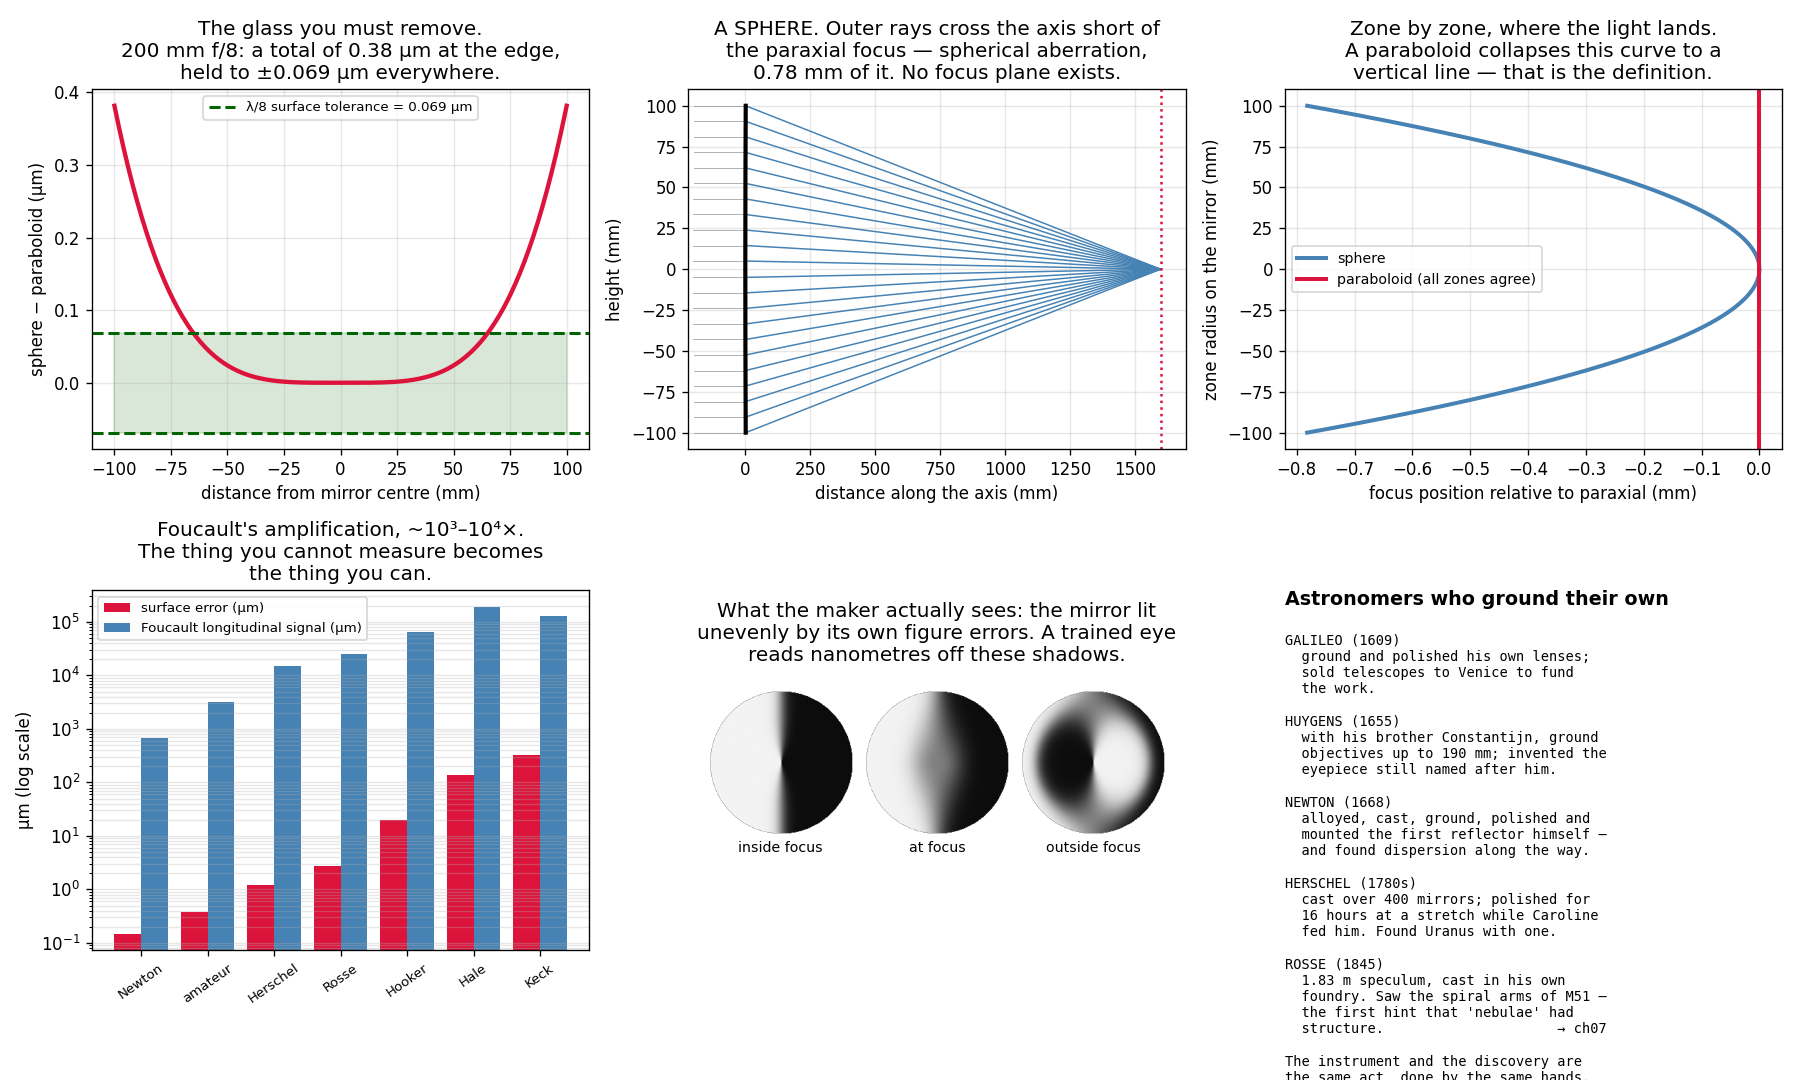

Write the Python code that produced this figure.
"""What "grinding a mirror" actually means: a craft carried out at the wavelength of light.

Newton did not commission his telescope. He built it: he alloyed the speculum metal
himself (copper, tin, a little arsenic), cast it, ground it on a pitch lap, polished
it with putty powder, and mounted it in a tube he made. The Royal Society elected
him a Fellow in 1672 on the strength of that object.

The reason this is skilled work rather than mere labour is a piece of geometry.
Grinding two glass discs against each other with abrasive between them naturally
produces a SPHERE — the only surface that can slide against its mate in every
orientation. But a sphere does not focus parallel light to a point; only a
PARABOLOID does. So every mirror maker must start with what nature gives (a sphere)
and then deliberately deform it into what optics demands (a paraboloid).

The size of that deformation is the whole story:

    sphere:      z ≈ r²/(2R) + r⁴/(8R³) + …
    paraboloid:  z  = r²/(2R)                   (with R = 2f)
    difference:  Δz = r⁴/(8R³) = D/(1024 N³)    for a mirror of f-ratio N

For a 200 mm f/8 mirror that is 0.38 micrometres — and the tolerance on it is a
fraction of a wavelength of light. You are hand-sculpting glass to a precision of
tens of nanometres, using your thumbs, over several weeks.

    phenomenon:   a sphere blurs starlight; a paraboloid does not
    simulation:   trace rays off both surfaces and find where they cross the axis
    dissection:   compute the sphere/paraboloid sag difference and compare it to
                  the Rayleigh λ/8 surface tolerance
    formula:      the Foucault knife-edge test converts that sub-micron surface
                  error into a longitudinal displacement of D/(8N) — millimetres,
                  measurable with a screw. That amplification is why amateurs can
                  do this at all.
"""
from pathlib import Path

import matplotlib.pyplot as plt
import numpy as np
import torch

LAMBDA = 550e-6            # mm — green light, the wavelength the eye peaks at


def sag_sphere(r, R):
    """Exact spherical sag: R − sqrt(R² − r²)."""
    return R - torch.sqrt(R**2 - r**2)


def sag_parabola(r, R):
    """Paraboloid with the same paraxial curvature: z = r²/(2R), R = 2f."""
    return r**2 / (2 * R)


def marginal_focus(r, R):
    """Where a ray striking a SPHERE at height r crosses the axis.

    The normal at the surface point P points at the centre of curvature C = (0, R).
    Reflecting the incoming ray d = (0, −1) about that normal and intersecting the
    result with the axis gives, after the algebra collapses,

        z_focus = R − R² / (2·sqrt(R² − r²))

    which tends to the paraxial R/2 as r → 0 and walks INWARD as r grows. That walk
    is spherical aberration; to first order it is r²/(4R).
    """
    return R - R**2 / (2 * torch.sqrt(R**2 - r**2))


print("THE PROBLEM: grinding makes a sphere, optics wants a paraboloid.\n")
print("  mirror                  D (mm)   f/N    R = 2f (mm)   Δz sphere→parabola")
print("                                                        (µm)      in λ")
MIRRORS = [("Newton 1668 (speculum)", 33.0, 6.0),
           ("amateur classic", 200.0, 8.0),
           ("Herschel 40-foot 1789", 1220.0, 10.0),
           ("Rosse 'Leviathan' 1845", 1830.0, 9.0),
           ("Hooker 100-inch 1917", 2540.0, 5.0),
           ("Hale 200-inch 1948", 5080.0, 3.3),
           ("Keck segment", 1800.0, 1.75)]
for name, D, N in MIRRORS:
    f = N * D
    R = 2 * f
    r = torch.tensor(D / 2, dtype=torch.float64)
    dz = float(sag_sphere(r, torch.tensor(R)) - sag_parabola(r, torch.tensor(R)))
    print(f"  {name:24s} {D:6.0f}  f/{N:<5.2f} {R:9.0f}     {dz*1000:8.2f}   "
          f"{dz/LAMBDA:7.2f}λ")

print()
print("Now the tolerance. Rayleigh's criterion: the WAVEFRONT must be good to λ/4.")
print("Reflection doubles any surface error, so the SURFACE must be good to λ/8:")
print(f"  λ/8 = {LAMBDA/8*1e6:.1f} nm = {LAMBDA/8*1000:.4f} µm\n")
print("  mirror                  Δz to remove   tolerance λ/8   Δz / tolerance")
for name, D, N in MIRRORS:
    R = 2 * N * D
    r = torch.tensor(D / 2, dtype=torch.float64)
    dz = float(sag_sphere(r, torch.tensor(R)) - sag_parabola(r, torch.tensor(R)))
    tol = LAMBDA / 8
    print(f"  {name:24s} {dz*1000:9.2f} µm   {tol*1000:9.4f} µm   {dz/tol:10.1f}×")
print()
print("Read the last column as: 'how many times over must I get this right?'")
print("You must remove a specific sub-micron amount of glass from specific zones,")
print("and land within a few per cent of it. There is no instrument in 1668, or in")
print("1845, that measures 70 nanometres directly.\n")

# --- the Foucault test: turn 70 nm into 3 mm ---
print("THE TRICK THAT MAKES IT POSSIBLE — Foucault's knife-edge test (1858).")
print()
print("Put a point source at the centre of curvature and look at the returning light")
print("with a knife edge. Different ZONES of a paraboloid have different centres of")
print("curvature, spread longitudinally by")
print()
print("    Δ_long = r²/R = D²/(8f) = D/(8N)")
print()
print("  mirror                  surface error   longitudinal spread   amplification")
for name, D, N in MIRRORS:
    R = 2 * N * D
    r = torch.tensor(D / 2, dtype=torch.float64)
    dz = float(sag_sphere(r, torch.tensor(R)) - sag_parabola(r, torch.tensor(R)))
    long_spread = D / (8 * N)
    print(f"  {name:24s} {dz*1000:9.3f} µm   {long_spread:12.2f} mm      "
          f"{long_spread/dz:10.0f}×")
print()
print("A 0.38 µm difference in the GLASS becomes a 3.1 mm difference in WHERE THE")
print("LIGHT CROSSES — an amplification of about 8000×, and 3 mm is measurable with")
print("a cheap screw gauge. Foucault's test is the reason mirror-making left the")
print("guild and reached the kitchen table; it is still how amateurs figure mirrors")
print("today, unchanged in principle since 1858.\n")

# --- what a sphere actually costs you ---
D_TEST, N_TEST = 200.0, 8.0
R_TEST = 2 * N_TEST * D_TEST
rr = torch.linspace(1.0, D_TEST / 2, 200, dtype=torch.float64)
foci = marginal_focus(rr, torch.tensor(R_TEST))
paraxial = R_TEST / 2
f_test = N_TEST * D_TEST
long_ab = float(paraxial - foci.min())
# A marginal ray converges with slope r/f, so missing focus by long_ab leaves it
# long_ab*r/f off-axis at the paraxial focal plane. Diameter is twice that.
blur = 2 * long_ab * (D_TEST / 2) / f_test
blur_arcsec = blur / f_test * 206265
diff_arcsec = 1.22 * LAMBDA / D_TEST * 206265
print(f"A {D_TEST:.0f} mm f/{N_TEST:.0f} SPHERE, left unparabolised:")
print(f"  paraxial focus at {paraxial:.2f} mm, marginal focus at {float(foci.min()):.2f} mm")
print(f"  longitudinal spherical aberration = {long_ab:.3f} mm"
      f"   (closed form r²/4R = {(D_TEST/2)**2/(4*R_TEST):.3f} mm ✓)")
print(f"  star image diameter at the paraxial focus = {blur*1000:.1f} µm = "
      f"{blur_arcsec:.2f} arcsec")
print(f"  the diffraction limit for this aperture is {diff_arcsec:.2f} arcsec")
print(f"  → the unparabolised sphere is {blur_arcsec/diff_arcsec:.0f}× worse than the "
      f"mirror is capable of.")
print()
print("This is what those weeks of polishing buy. Not a better telescope — the SAME")
print("telescope, finally performing at the limit physics allows.")

# --- visualization ---
fig = plt.figure(figsize=(15, 9))
gs = fig.add_gridspec(2, 3)

# Panel 1: the two surfaces, difference exaggerated
ax = fig.add_subplot(gs[0, 0])
r_plot = torch.linspace(-D_TEST / 2, D_TEST / 2, 300, dtype=torch.float64)
zs = sag_sphere(r_plot.abs(), torch.tensor(R_TEST))
zp = sag_parabola(r_plot.abs(), torch.tensor(R_TEST))
ax.plot(r_plot, (zs - zp) * 1000, color="crimson", lw=2.6)
ax.axhline(LAMBDA / 8 * 1000, color="darkgreen", ls="--", lw=1.8,
           label=f"λ/8 surface tolerance = {LAMBDA/8*1000:.3f} µm")
ax.axhline(-LAMBDA / 8 * 1000, color="darkgreen", ls="--", lw=1.8)
ax.fill_between(r_plot, -LAMBDA / 8 * 1000, LAMBDA / 8 * 1000,
                color="darkgreen", alpha=0.15)
ax.set_xlabel("distance from mirror centre (mm)")
ax.set_ylabel("sphere − paraboloid (µm)")
ax.set_title(f"The glass you must remove.\n{D_TEST:.0f} mm f/{N_TEST:.0f}: a total of "
             f"{float((zs-zp).max())*1000:.2f} µm at the edge,\nheld to ±"
             f"{LAMBDA/8*1000:.3f} µm everywhere.")
ax.legend(fontsize=8)
ax.grid(alpha=0.3)

# Panel 2: ray trace off a sphere
ax = fig.add_subplot(gs[0, 1])
for r0 in np.linspace(5, D_TEST / 2, 11):
    rt = torch.tensor(r0, dtype=torch.float64)
    zf = float(marginal_focus(rt, torch.tensor(R_TEST)))
    zsurf = float(sag_sphere(rt, torch.tensor(R_TEST)))
    ax.plot([zsurf, zf], [r0, 0], color="steelblue", lw=0.9)
    ax.plot([zsurf, zf], [-r0, 0], color="steelblue", lw=0.9)
    ax.plot([zsurf - 200, zsurf], [r0, r0], color="gray", lw=0.6, alpha=0.6)
    ax.plot([zsurf - 200, zsurf], [-r0, -r0], color="gray", lw=0.6, alpha=0.6)
zsurf_all = sag_sphere(r_plot.abs(), torch.tensor(R_TEST))
ax.plot(zsurf_all, r_plot, color="black", lw=2.5)
ax.axvline(paraxial, color="crimson", ls=":", lw=1.5)
ax.set_xlim(-220, paraxial * 1.06)
ax.set_xlabel("distance along the axis (mm)")
ax.set_ylabel("height (mm)")
ax.set_title("A SPHERE. Outer rays cross the axis short of\nthe paraxial focus — "
             f"spherical aberration,\n{long_ab:.2f} mm of it. No focus plane exists.")
ax.grid(alpha=0.3)

# Panel 3: zoom on the focus
ax = fig.add_subplot(gs[0, 2])
ax.plot(foci - paraxial, rr, color="steelblue", lw=2.4, label="sphere")
ax.plot(foci - paraxial, -rr, color="steelblue", lw=2.4)
ax.axvline(0, color="crimson", lw=2.4, label="paraboloid (all zones agree)")
ax.set_xlabel("focus position relative to paraxial (mm)")
ax.set_ylabel("zone radius on the mirror (mm)")
ax.set_title("Zone by zone, where the light lands.\nA paraboloid collapses this "
             "curve to a\nvertical line — that is the definition.")
ax.legend(fontsize=8.5)
ax.grid(alpha=0.3)

# Panel 4: the Foucault amplification
ax = fig.add_subplot(gs[1, 0])
names = [m[0].split()[0] for m in MIRRORS]
dzs, longs = [], []
for name, D, N in MIRRORS:
    R = 2 * N * D
    r = torch.tensor(D / 2, dtype=torch.float64)
    dzs.append(float(sag_sphere(r, torch.tensor(R)) - sag_parabola(r, torch.tensor(R))))
    longs.append(D / (8 * N))
x = np.arange(len(names))
ax.bar(x - 0.2, np.array(dzs) * 1000, 0.4, color="crimson", label="surface error (µm)")
ax.bar(x + 0.2, np.array(longs) * 1000, 0.4, color="steelblue",
       label="Foucault longitudinal signal (µm)")
ax.set_yscale("log")
ax.set_xticks(x)
ax.set_xticklabels(names, rotation=35, fontsize=8)
ax.set_ylabel("µm (log scale)")
ax.set_title("Foucault's amplification, ~10³–10⁴×.\nThe thing you cannot measure "
             "becomes\nthe thing you can.")
ax.legend(fontsize=8)
ax.grid(alpha=0.3, axis="y", which="both")

# Panel 5: knife-edge shadow patterns
ax = fig.add_subplot(gs[1, 1])
n_px = 200
yy, xx = np.mgrid[-1:1:n_px * 1j, -1:1:n_px * 1j]
rad = np.sqrt(xx**2 + yy**2)
mask = rad <= 1
for i, (offset, label) in enumerate([(-1.0, "inside focus"), (0.0, "at focus"),
                                     (1.0, "outside focus")]):
    slope = offset - 1.6 * rad**2          # zonal figure error signature
    shade = 0.5 + 0.45 * np.tanh(4 * (slope * xx / (rad + 1e-6)))
    img = np.where(mask, shade, np.nan)
    ax.imshow(img, extent=[i * 2.2 - 1, i * 2.2 + 1, -1, 1], cmap="gray",
              vmin=0, vmax=1)
    ax.text(i * 2.2, -1.25, label, ha="center", fontsize=8.5)
ax.set_xlim(-1.3, 5.7)
ax.set_ylim(-1.5, 1.3)
ax.axis("off")
ax.set_title("What the maker actually sees: the mirror lit\nunevenly by its own "
             "figure errors. A trained eye\nreads nanometres off these shadows.")

# Panel 6: the lineage
ax = fig.add_subplot(gs[1, 2])
ax.axis("off")
ax.text(0.0, 1.0, "Astronomers who ground their own", fontsize=11.5,
        weight="bold", va="top")
ax.text(0.0, 0.88, (
    "GALILEO (1609)\n"
    "  ground and polished his own lenses;\n"
    "  sold telescopes to Venice to fund\n"
    "  the work.\n\n"
    "HUYGENS (1655)\n"
    "  with his brother Constantijn, ground\n"
    "  objectives up to 190 mm; invented the\n"
    "  eyepiece still named after him.\n\n"
    "NEWTON (1668)\n"
    "  alloyed, cast, ground, polished and\n"
    "  mounted the first reflector himself —\n"
    "  and found dispersion along the way.\n\n"
    "HERSCHEL (1780s)\n"
    "  cast over 400 mirrors; polished for\n"
    "  16 hours at a stretch while Caroline\n"
    "  fed him. Found Uranus with one.\n\n"
    "ROSSE (1845)\n"
    "  1.83 m speculum, cast in his own\n"
    "  foundry. Saw the spiral arms of M51 —\n"
    "  the first hint that 'nebulae' had\n"
    "  structure.                     → ch07\n\n"
    "The instrument and the discovery are\n"
    "the same act, done by the same hands."),
    fontsize=8.2, va="top", family="monospace")

plt.tight_layout()
out = Path(__file__).with_suffix(".png")
plt.savefig(out, dpi=120)
print(f"\nSaved: {out}")
